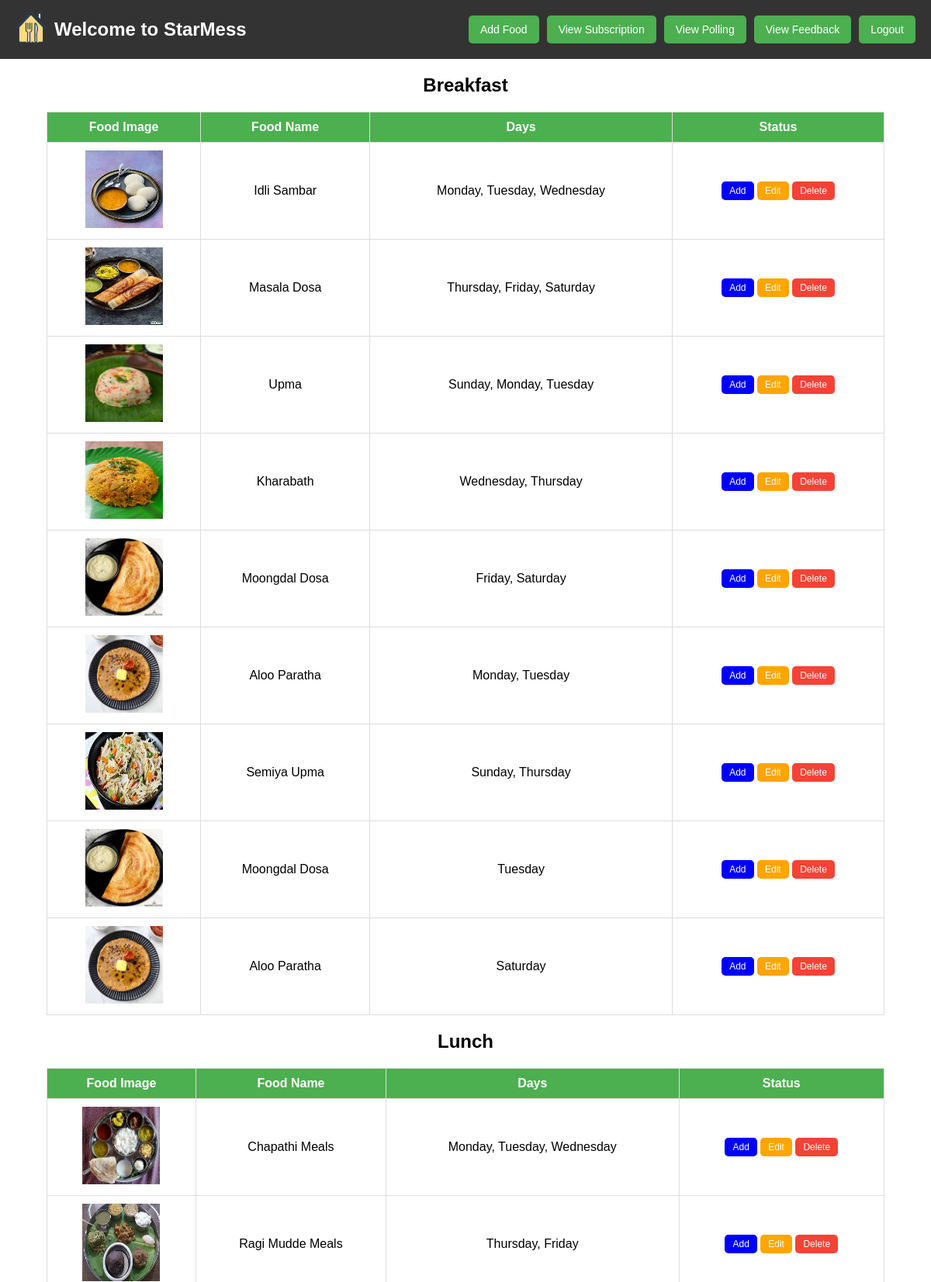
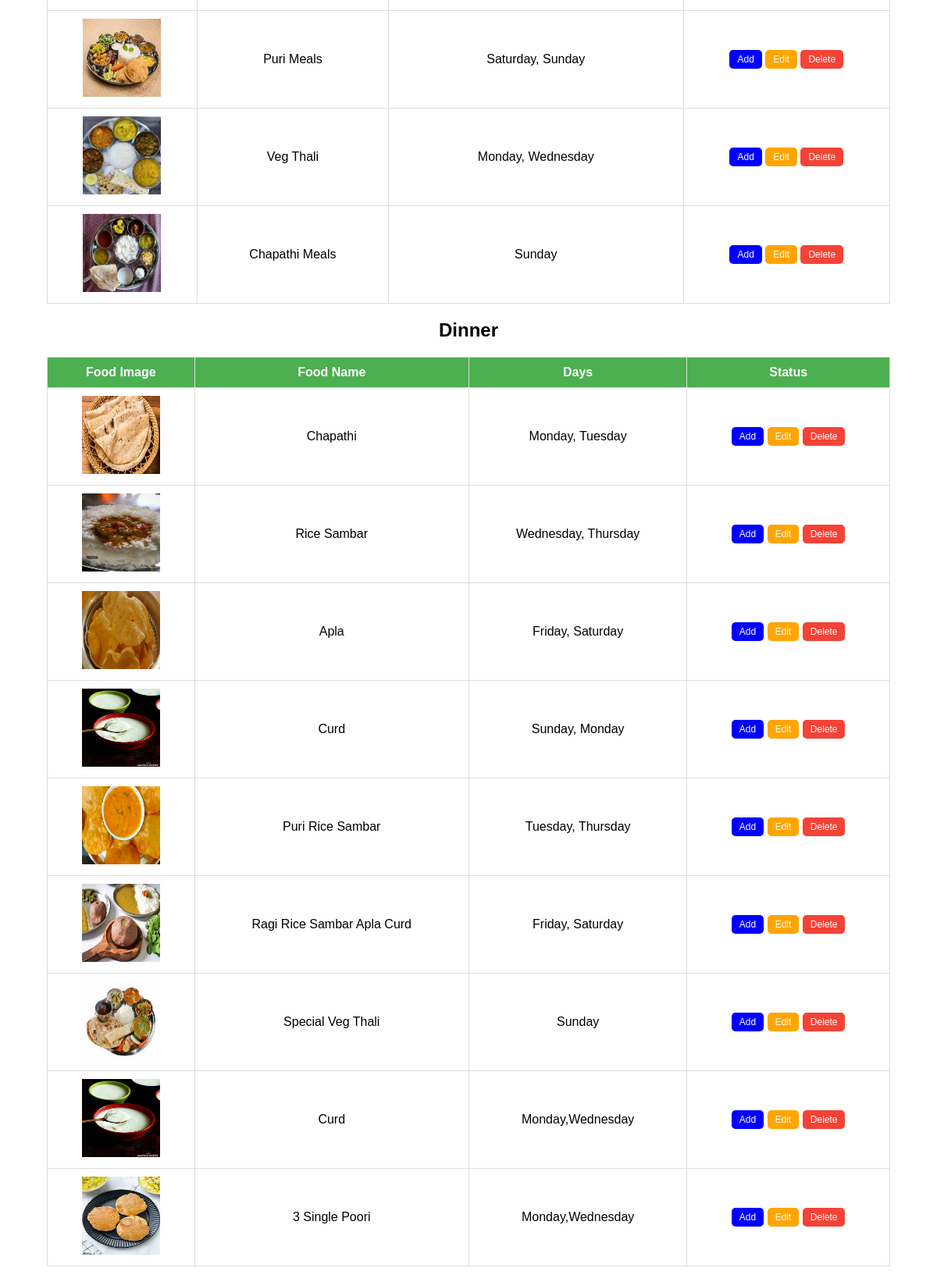
Page /staff.php on the committed database (2 pictures, top to bottom).
### tables this page shows
CREATE TABLE foodcat (
    id INT AUTO_INCREMENT PRIMARY KEY,
    food_name VARCHAR(255),
    category ENUM('Breakfast', 'Lunch', 'Dinner'),
    days VARCHAR(255),
    image VARCHAR(255)
);

### staff.php (the view, shortened to what this page needs)
<?php
$servername = "localhost";
$username = "root";
$password = "";
$dbname = "mess_db";
$conn = new mysqli($servername, $username, $password, $dbname);
$breakfast_sql = "SELECT * FROM foodcat WHERE category = 'Breakfast'";
$lunch_sql = "SELECT * FROM foodcat WHERE category = 'Lunch'";
$dinner_sql = "SELECT * FROM foodcat WHERE category = 'Dinner'";
$breakfast_result = $conn->query($breakfast_sql);
$lunch_result = $conn->query($lunch_sql);
$dinner_result = $conn->query($dinner_sql);
?>
<!DOCTYPE html>
<html lang="en">
<head>
</head>
<body>
<header>
    <div>
        <h1>
            <a href="home.php"><img src="images/food.png" alt="Food Icon"></a>
            Welcome to StarMess
        </h1>
    </div>
    <div class="nav-buttons">
        <button onclick="location.href='add_food.php'">Add Food</button>
        <button onclick="location.href='view_subscription.php'">View Subscription</button>
        <button onclick="location.href='view_polling.php'">View Polling</button>
        <button onclick="location.href='view_feedback.php'">View Feedback</button>
        <button class="logout-button" onclick="location.href='staff_login.php'">Logout</button>
    </div>
</header>
<h2 style="text-align:center;">Breakfast</h2>
<table>
    <tr>
        <th>Food Image</th>
        <th>Food Name</th>
        <th>Days</th>
        <th>Status</th>
    </tr>
    <?php while ($row = $breakfast_result->fetch_assoc()): ?>
    <tr>
        <td><img src="images/<?php echo $row['image']; ?>" alt="<?php echo $row['food_name']; ?>"></td>
        <td><?php echo $row['food_name']; ?></td>
        <td><?php echo $row['days']; ?></td>
        <td class="action-buttons">
            <button class="add-btn" onclick="location.href='add_food.php'">Add</button>
            <button class="edit-btn" onclick="location.href='edit_food.php?id=<?php echo $row['id']; ?>'">Edit</button>
            <button class="delete-btn" onclick="window.location.href='staff.php?delete_id=<?php echo $row['id']; ?>'">Delete</button>
        </td>
    </tr>
    <?php endwhile; ?>
</table>
<h2 style="text-align:center;">Lunch</h2>
<table>
    <tr>
        <th>Food Image</th>
        <th>Food Name</th>
        <th>Days</th>
        <th>Status</th>
    </tr>
    <?php while ($row = $lunch_result->fetch_assoc()): ?>
    <tr>
        <td><img src="images/<?php echo $row['image']; ?>" alt="<?php echo $row['food_name']; ?>"></td>
        <td><?php echo $row['food_name']; ?></td>
        <td><?php echo $row['days']; ?></td>
        <td class="action-buttons">
            <button class="add-btn" onclick="location.href='add_food.php'">Add</button>
            <button class="edit-btn" onclick="location.href='edit_food.php?id=<?php echo $row['id']; ?>'">Edit</button>
            <button class="delete-btn" onclick="window.location.href='staff.php?delete_id=<?php echo $row['id']; ?>'">Delete</button>
        </td>
    </tr>
    <?php endwhile; ?>
</table>
<h2 style="text-align:center;">Dinner</h2>
<table>
    <tr>
        <th>Food Image</th>
        <th>Food Name</th>
        <th>Days</th>
        <th>Status</th>
    </tr>
    <?php while ($row = $dinner_result->fetch_assoc()): ?>
    <tr>
        <td><img src="images/<?php echo $row['image']; ?>" alt="<?php echo $row['food_name']; ?>"></td>
        <td><?php echo $row['food_name']; ?></td>
        <td><?php echo $row['days']; ?></td>
        <td class="action-buttons">
            <button class="add-btn" onclick="location.href='add_food.php'">Add</button>
            <button class="edit-btn" onclick="location.href='edit_food.php?id=<?php echo $row['id']; ?>'">Edit</button>
            <button class="delete-btn" onclick="window.location.href='staff.php?delete_id=<?php echo $row['id']; ?>'">Delete</button>
        </td>
    </tr>
    <?php endwhile; ?>
</table>
</body>
</html>

### staff.php (style rules this page uses)
body { font-family: Arial, sans-serif; margin: 0; padding: 0; }
header { display: flex; justify-content: space-between; align-items: center; background-color: rgba(0, 0, 0, 0.8); color: white; padding: 15px 20px; }
header h1 { font-size: 24px; margin: 0; display: flex; align-items: center; gap: 10px; }
header h1 img { width: 40px; height: 40px; cursor: pointer; }
.nav-buttons { display: flex; gap: 10px; }
.nav-buttons button { padding: 10px 15px; background-color: #4CAF50; border: none; color: white; cursor: pointer; border-radius: 5px; transition: background-color 0.3s ease; font-size: 14px; }
table { width: 90%; margin: 20px auto; border-collapse: collapse; }
table, th, td { border: 1px solid #ddd; }
th, td { padding: 10px; text-align: center; }
th { background-color: #4CAF50; color: white; }
td img { width: 100px; height: 100px; }
.action-buttons button { padding: 5px 10px; border: none; color: white; cursor: pointer; border-radius: 5px; font-size: 12px; transition: background-color 0.3s ease; }
.action-buttons .add-btn { background-color: blue; }
.action-buttons .delete-btn { background-color: #f44336; }
.action-buttons .edit-btn { background-color: #ffa500; }

### rows in the picture
foodcat: image (picture), food_name "Idli Sambar", days "Monday, Tuesday, Wednesday"
foodcat: image (picture), food_name "Masala Dosa", days "Thursday, Friday, Saturday"
foodcat: image (picture), food_name "Upma", days "Sunday, Monday, Tuesday"
foodcat: image (picture), food_name "Kharabath", days "Wednesday, Thursday"
foodcat: image (picture), food_name "Moongdal Dosa", days "Friday, Saturday"
foodcat: image (picture), food_name "Aloo Paratha", days "Monday, Tuesday"
foodcat: image (picture), food_name "Semiya Upma", days "Sunday, Thursday"
foodcat: image (picture), food_name "Moongdal Dosa", days "Tuesday"
foodcat: image (picture), food_name "Aloo Paratha", days "Saturday"
foodcat: image (picture), food_name "Chapathi Meals", days "Monday, Tuesday, Wednesday"
foodcat: image (picture), food_name "Ragi Mudde Meals", days "Thursday, Friday"
foodcat: image (picture), food_name "Puri Meals", days "Saturday, Sunday"
foodcat: image (picture), food_name "Veg Thali", days "Monday, Wednesday"
foodcat: image (picture), food_name "Chapathi Meals", days "Sunday"
foodcat: image (picture), food_name "Chapathi", days "Monday, Tuesday"
foodcat: image (picture), food_name "Rice Sambar", days "Wednesday, Thursday"
foodcat: image (picture), food_name "Apla", days "Friday, Saturday"
foodcat: image (picture), food_name "Curd", days "Sunday, Monday"
foodcat: image (picture), food_name "Puri Rice Sambar", days "Tuesday, Thursday"
foodcat: image (picture), food_name "Ragi Rice Sambar Apla Curd", days "Friday, Saturday"
foodcat: image (picture), food_name "Special Veg Thali", days "Sunday"
foodcat: image (picture), food_name "Curd", days "Monday,Wednesday"
foodcat: image (picture), food_name "3 Single Poori", days "Monday,Wednesday"
